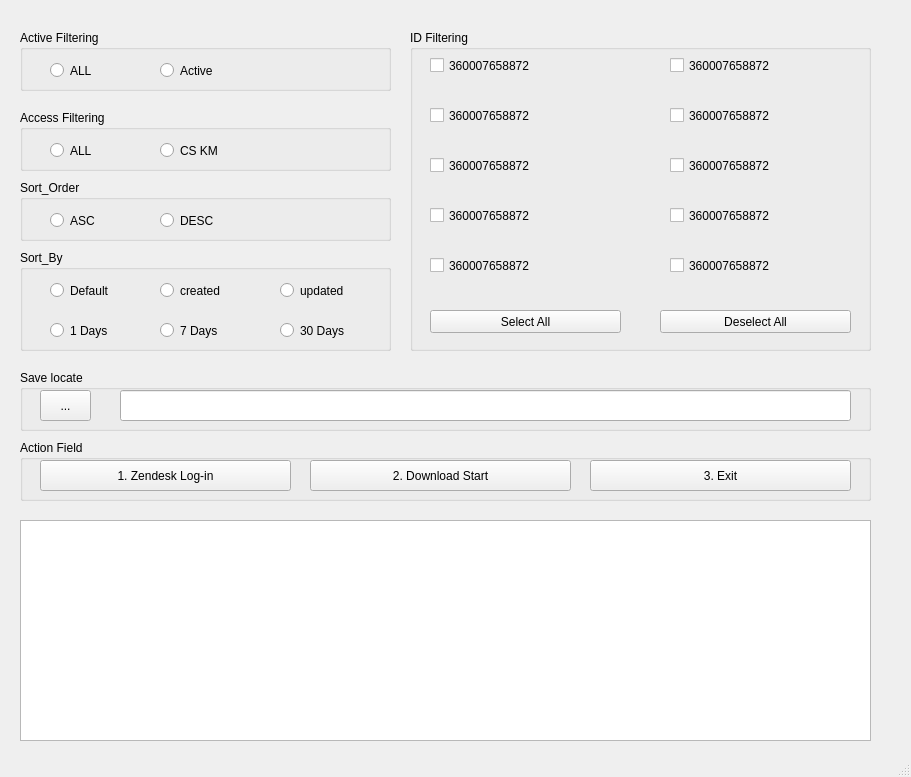
<?xml version="1.0" encoding="UTF-8"?>
<ui version="4.0">
 <class>MainWindow</class>
 <widget class="QMainWindow" name="MainWindow">
  <property name="geometry">
   <rect>
    <x>0</x>
    <y>0</y>
    <width>911</width>
    <height>777</height>
   </rect>
  </property>
  <property name="windowTitle">
   <string>CS L&amp;D KM Team -Macro list Downloader V1.0</string>
  </property>
  <widget class="QWidget" name="centralwidget">
   <widget class="QGroupBox" name="groupBox">
    <property name="geometry">
     <rect>
      <x>20</x>
      <y>440</y>
      <width>851</width>
      <height>61</height>
     </rect>
    </property>
    <property name="title">
     <string>Action Field</string>
    </property>
    <widget class="QPushButton" name="pushButton_2">
     <property name="geometry">
      <rect>
       <x>20</x>
       <y>20</y>
       <width>251</width>
       <height>31</height>
      </rect>
     </property>
     <property name="text">
      <string>1. Zendesk Log-in</string>
     </property>
    </widget>
    <widget class="QPushButton" name="pushButton_3">
     <property name="geometry">
      <rect>
       <x>290</x>
       <y>20</y>
       <width>261</width>
       <height>31</height>
      </rect>
     </property>
     <property name="text">
      <string>2. Download Start</string>
     </property>
    </widget>
    <widget class="QPushButton" name="pushButton_5">
     <property name="geometry">
      <rect>
       <x>570</x>
       <y>20</y>
       <width>261</width>
       <height>31</height>
      </rect>
     </property>
     <property name="text">
      <string>3. Exit</string>
     </property>
    </widget>
   </widget>
   <widget class="QGroupBox" name="groupBox_2">
    <property name="geometry">
     <rect>
      <x>410</x>
      <y>30</y>
      <width>461</width>
      <height>321</height>
     </rect>
    </property>
    <property name="title">
     <string>ID Filtering</string>
    </property>
    <widget class="QCheckBox" name="checkBox">
     <property name="geometry">
      <rect>
       <x>20</x>
       <y>20</y>
       <width>191</width>
       <height>31</height>
      </rect>
     </property>
     <property name="text">
      <string>360007658872</string>
     </property>
    </widget>
    <widget class="QPushButton" name="pushButton">
     <property name="geometry">
      <rect>
       <x>20</x>
       <y>280</y>
       <width>191</width>
       <height>23</height>
      </rect>
     </property>
     <property name="text">
      <string>Select All</string>
     </property>
    </widget>
    <widget class="QPushButton" name="pushButton_4">
     <property name="geometry">
      <rect>
       <x>250</x>
       <y>280</y>
       <width>191</width>
       <height>23</height>
      </rect>
     </property>
     <property name="text">
      <string>Deselect All</string>
     </property>
    </widget>
    <widget class="QCheckBox" name="checkBox_2">
     <property name="geometry">
      <rect>
       <x>20</x>
       <y>70</y>
       <width>191</width>
       <height>31</height>
      </rect>
     </property>
     <property name="text">
      <string>360007658872</string>
     </property>
    </widget>
    <widget class="QCheckBox" name="checkBox_3">
     <property name="geometry">
      <rect>
       <x>20</x>
       <y>120</y>
       <width>191</width>
       <height>31</height>
      </rect>
     </property>
     <property name="text">
      <string>360007658872</string>
     </property>
    </widget>
    <widget class="QCheckBox" name="checkBox_4">
     <property name="geometry">
      <rect>
       <x>20</x>
       <y>170</y>
       <width>191</width>
       <height>31</height>
      </rect>
     </property>
     <property name="text">
      <string>360007658872</string>
     </property>
    </widget>
    <widget class="QCheckBox" name="checkBox_5">
     <property name="geometry">
      <rect>
       <x>20</x>
       <y>220</y>
       <width>191</width>
       <height>31</height>
      </rect>
     </property>
     <property name="text">
      <string>360007658872</string>
     </property>
    </widget>
    <widget class="QCheckBox" name="checkBox_6">
     <property name="geometry">
      <rect>
       <x>260</x>
       <y>20</y>
       <width>191</width>
       <height>31</height>
      </rect>
     </property>
     <property name="text">
      <string>360007658872</string>
     </property>
    </widget>
    <widget class="QCheckBox" name="checkBox_7">
     <property name="geometry">
      <rect>
       <x>260</x>
       <y>70</y>
       <width>191</width>
       <height>31</height>
      </rect>
     </property>
     <property name="text">
      <string>360007658872</string>
     </property>
    </widget>
    <widget class="QCheckBox" name="checkBox_8">
     <property name="geometry">
      <rect>
       <x>260</x>
       <y>120</y>
       <width>191</width>
       <height>31</height>
      </rect>
     </property>
     <property name="text">
      <string>360007658872</string>
     </property>
    </widget>
    <widget class="QCheckBox" name="checkBox_9">
     <property name="geometry">
      <rect>
       <x>260</x>
       <y>170</y>
       <width>191</width>
       <height>31</height>
      </rect>
     </property>
     <property name="text">
      <string>360007658872</string>
     </property>
    </widget>
    <widget class="QCheckBox" name="checkBox_10">
     <property name="geometry">
      <rect>
       <x>260</x>
       <y>220</y>
       <width>191</width>
       <height>31</height>
      </rect>
     </property>
     <property name="text">
      <string>360007658872</string>
     </property>
    </widget>
   </widget>
   <widget class="QPlainTextEdit" name="plainTextEdit">
    <property name="geometry">
     <rect>
      <x>20</x>
      <y>520</y>
      <width>851</width>
      <height>221</height>
     </rect>
    </property>
   </widget>
   <widget class="QGroupBox" name="groupBox_3">
    <property name="geometry">
     <rect>
      <x>20</x>
      <y>370</y>
      <width>851</width>
      <height>61</height>
     </rect>
    </property>
    <property name="title">
     <string>Save locate</string>
    </property>
    <widget class="QLineEdit" name="lineEdit">
     <property name="geometry">
      <rect>
       <x>100</x>
       <y>20</y>
       <width>731</width>
       <height>31</height>
      </rect>
     </property>
    </widget>
    <widget class="QToolButton" name="toolButton">
     <property name="geometry">
      <rect>
       <x>20</x>
       <y>20</y>
       <width>51</width>
       <height>31</height>
      </rect>
     </property>
     <property name="text">
      <string>...</string>
     </property>
    </widget>
   </widget>
   <widget class="QGroupBox" name="groupBox_4">
    <property name="geometry">
     <rect>
      <x>20</x>
      <y>30</y>
      <width>371</width>
      <height>61</height>
     </rect>
    </property>
    <property name="title">
     <string>Active Filtering</string>
    </property>
    <widget class="QRadioButton" name="radioButton">
     <property name="geometry">
      <rect>
       <x>30</x>
       <y>30</y>
       <width>89</width>
       <height>21</height>
      </rect>
     </property>
     <property name="text">
      <string>ALL</string>
     </property>
    </widget>
    <widget class="QRadioButton" name="radioButton_2">
     <property name="geometry">
      <rect>
       <x>140</x>
       <y>30</y>
       <width>89</width>
       <height>21</height>
      </rect>
     </property>
     <property name="text">
      <string>Active</string>
     </property>
    </widget>
   </widget>
   <widget class="QGroupBox" name="groupBox_6">
    <property name="geometry">
     <rect>
      <x>20</x>
      <y>250</y>
      <width>371</width>
      <height>101</height>
     </rect>
    </property>
    <property name="title">
     <string>Sort_By</string>
    </property>
    <widget class="QRadioButton" name="radioButton_5">
     <property name="geometry">
      <rect>
       <x>30</x>
       <y>30</y>
       <width>101</width>
       <height>21</height>
      </rect>
     </property>
     <property name="text">
      <string>Default</string>
     </property>
    </widget>
    <widget class="QRadioButton" name="radioButton_6">
     <property name="geometry">
      <rect>
       <x>140</x>
       <y>30</y>
       <width>111</width>
       <height>21</height>
      </rect>
     </property>
     <property name="text">
      <string>created</string>
     </property>
    </widget>
    <widget class="QRadioButton" name="radioButton_12">
     <property name="geometry">
      <rect>
       <x>30</x>
       <y>70</y>
       <width>101</width>
       <height>21</height>
      </rect>
     </property>
     <property name="text">
      <string>1 Days</string>
     </property>
    </widget>
    <widget class="QRadioButton" name="radioButton_11">
     <property name="geometry">
      <rect>
       <x>260</x>
       <y>30</y>
       <width>111</width>
       <height>21</height>
      </rect>
     </property>
     <property name="text">
      <string>updated</string>
     </property>
    </widget>
    <widget class="QRadioButton" name="radioButton_13">
     <property name="geometry">
      <rect>
       <x>140</x>
       <y>70</y>
       <width>111</width>
       <height>21</height>
      </rect>
     </property>
     <property name="text">
      <string>7 Days</string>
     </property>
    </widget>
    <widget class="QRadioButton" name="radioButton_14">
     <property name="geometry">
      <rect>
       <x>260</x>
       <y>70</y>
       <width>111</width>
       <height>21</height>
      </rect>
     </property>
     <property name="text">
      <string>30 Days</string>
     </property>
    </widget>
   </widget>
   <widget class="QGroupBox" name="groupBox_5">
    <property name="geometry">
     <rect>
      <x>20</x>
      <y>110</y>
      <width>371</width>
      <height>61</height>
     </rect>
    </property>
    <property name="title">
     <string>Access Filtering</string>
    </property>
    <widget class="QRadioButton" name="radioButton_4">
     <property name="geometry">
      <rect>
       <x>140</x>
       <y>30</y>
       <width>89</width>
       <height>21</height>
      </rect>
     </property>
     <property name="text">
      <string>CS KM</string>
     </property>
    </widget>
    <widget class="QRadioButton" name="radioButton_3">
     <property name="geometry">
      <rect>
       <x>30</x>
       <y>30</y>
       <width>89</width>
       <height>21</height>
      </rect>
     </property>
     <property name="text">
      <string>ALL</string>
     </property>
    </widget>
   </widget>
   <widget class="QGroupBox" name="groupBox_7">
    <property name="geometry">
     <rect>
      <x>20</x>
      <y>180</y>
      <width>371</width>
      <height>61</height>
     </rect>
    </property>
    <property name="title">
     <string>Sort_Order</string>
    </property>
    <widget class="QRadioButton" name="radioButton_9">
     <property name="geometry">
      <rect>
       <x>140</x>
       <y>30</y>
       <width>89</width>
       <height>21</height>
      </rect>
     </property>
     <property name="text">
      <string>DESC</string>
     </property>
    </widget>
    <widget class="QRadioButton" name="radioButton_10">
     <property name="geometry">
      <rect>
       <x>30</x>
       <y>30</y>
       <width>89</width>
       <height>21</height>
      </rect>
     </property>
     <property name="text">
      <string>ASC</string>
     </property>
    </widget>
   </widget>
  </widget>
  <widget class="QStatusBar" name="statusbar"/>
 </widget>
 <resources/>
 <connections/>
</ui>
